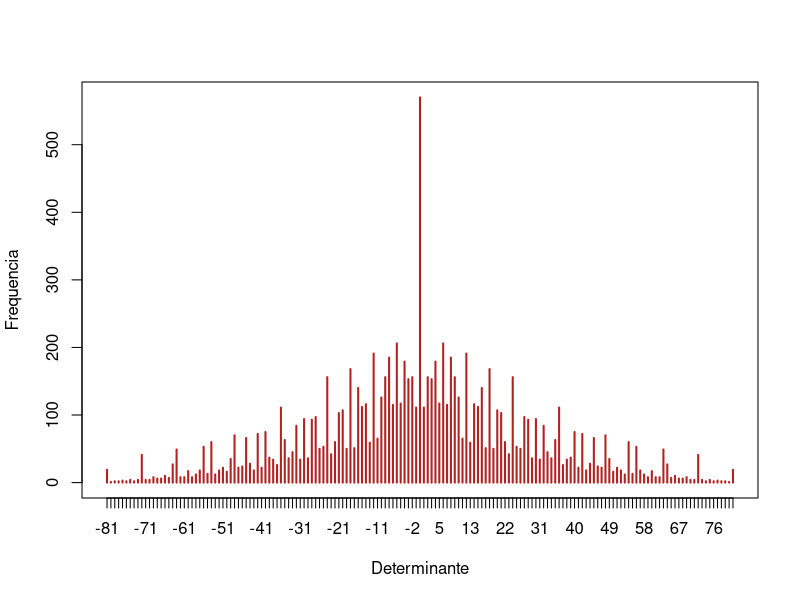

This figure's R source:
# Aqui utiliza-se de uma solucao computacional elegante para obtencao da 
# distribuicao de frequencias de todos os determinantes possiveis em matrizes
# 2x2 cujos elementos variam de 0 a 9.

prod <- outer(0:9,0:9)
frdet <- table(outer(prod,prod, FUN = '-'))

plot(frdet, xlab = 'Determinante', ylab = 'Frequencia', col = 'firebrick')

# E interessante evitar o uso de lacos (for, while) para que o processamento seja
# mais otimizado